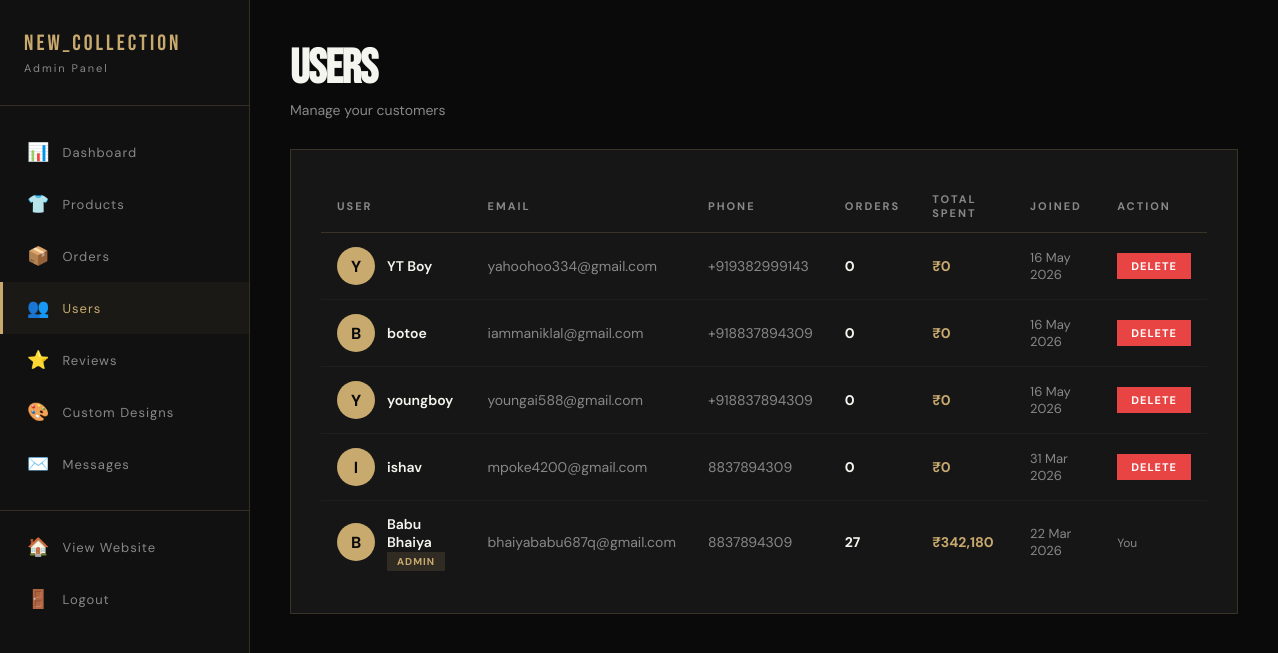
Screenshot of /admin/users.php (signed in) with the database file from the repository.
### tables this page shows
CREATE TABLE `users` (
  `id` int(11) NOT NULL,
  `name` varchar(100) NOT NULL,
  `email` varchar(100) NOT NULL,
  `password` varchar(255) NOT NULL,
  `otp` varchar(6) DEFAULT NULL,
  `is_verified` tinyint(1) NOT NULL DEFAULT 0,
  `phone` varchar(20) DEFAULT NULL,
  `address` text DEFAULT NULL,
  `is_admin` tinyint(4) DEFAULT 0,
  `created_at` timestamp NOT NULL DEFAULT current_timestamp()
);

### admin/users.php (the view, shortened to what this page needs)
<?php
require_once '../php/config.php';
$users = mysqli_query($conn, "SELECT u.*, COUNT(o.id) as total_orders, SUM(o.total_amount) as total_spent FROM users u LEFT JOIN orders o ON u.id=o.user_id GROUP BY u.id ORDER BY u.created_at DESC");
?>
<!DOCTYPE html>
<html lang="en">
<head>
</head>
<body>
    <aside class="sidebar">
        <div class="sidebar-logo">NEW_COLLECTION<span>Admin Panel</span></div>
        <ul class="sidebar-menu">
            <li><a href="index.php"><span>📊</span> Dashboard</a></li>
            <li><a href="products.php"><span>👕</span> Products</a></li>
            <li><a href="orders.php"><span>📦</span> Orders</a></li>
            <li><a href="users.php" class="active"><span>👥</span> Users</a></li>
            <li><a href="reviews.php"><span>⭐</span> Reviews</a></li>
            <li><a href="custom_designs.php"><span>🎨</span> Custom Designs</a></li>
            <li><a href="messages.php"><span>✉️</span> Messages</a></li>
            <li style="margin-top:20px;border-top:1px solid var(--border);padding-top:10px;">
                <a href="../index.php"><span>🏠</span> View Website</a>
            </li>
            <li><a href="../php/logout.php"><span>🚪</span> Logout</a></li>
        </ul>
    </aside>
    <main class="main-content">
        <div class="page-header">
            <h1>USERS</h1>
            <p style="color:var(--muted);font-size:14px;margin-top:4px;">Manage your customers</p>
        </div>
        <div class="section-card">
            <table>
                <thead>
                    <tr>
                        <th>User</th>
                        <th>Email</th>
                        <th>Phone</th>
                        <th>Orders</th>
                        <th>Total Spent</th>
                        <th>Joined</th>
                        <th>Action</th>
                    </tr>
                </thead>
                <tbody>
                    <?php while($user = mysqli_fetch_assoc($users)): ?>
                    <tr>
                        <td>
                            <div style="display:flex;align-items:center;gap:12px;">
                                <div class="user-avatar"><?php echo strtoupper(substr($user['name'], 0, 1)); ?></div>
                                <div>
                                    <div style="font-weight:600;"><?php echo $user['name']; ?></div>
                                    <?php if($user['is_admin']): ?>
                                        <span class="admin-badge">ADMIN</span>
                                    <?php endif; ?>
                                </div>
                            </div>
                        </td>
                        <td style="color:var(--muted);"><?php echo $user['email']; ?></td>
                        <td style="color:var(--muted);"><?php echo $user['phone'] ?? '—'; ?></td>
                        <td><strong><?php echo $user['total_orders']; ?></strong></td>
                        <td><strong style="color:var(--gold);">₹<?php echo number_format($user['total_spent'] ?? 0, 0); ?></strong></td>
                        <td style="color:var(--muted);font-size:13px;"><?php echo date('d M Y', strtotime($user['created_at'])); ?></td>
                        <td>
                            <?php if($user['id'] != $_SESSION['user_id']): ?>
                                <a href="users.php?delete=<?php echo $user['id']; ?>"
                                   onclick="return confirm('User delete karo?')">
                                    <button class="btn-red">Delete</button>
                                </a>
                            <?php else: ?>
                                <span style="color:var(--muted);font-size:12px;">You</span>
                            <?php endif; ?>
                        </td>
                    </tr>
                    <?php endwhile; ?>
                </tbody>
            </table>
        </div>
    </main>
</body>
</html>

### admin/users.php (style rules this page uses)
* { margin:0; padding:0; box-sizing:border-box; }
:root { --black: #0a0a0a; --dark: #111111; --card: #161616; --gold: #c8a96e; --white: #f5f5f0; --muted: #888888; --red: #e84444; --green: #44e884; --border: rgba(200,169,110,0.2); }
body { background: var(--black); color: var(--white); font-family: 'DM Sans', sans-serif; display: flex; min-height: 100vh; }
.sidebar { width: 250px; background: var(--dark); border-right: 1px solid var(--border); padding: 30px 0; position: fixed; height: 100vh; overflow-y: auto; }
.sidebar-logo { font-family: 'Bebas Neue', sans-serif; font-size: 22px; letter-spacing: 3px; color: var(--gold); padding: 0 24px 30px; border-bottom: 1px solid var(--border); margin-bottom: 20px; }
.sidebar-logo span { display: block; font-family: 'DM Sans', sans-serif; font-size: 11px; letter-spacing: 2px; color: var(--muted); margin-top: 4px; }
.sidebar-menu { list-style: none; }
.sidebar-menu li a { display: flex; align-items: center; gap: 12px; padding: 14px 24px; color: var(--muted); font-size: 13px; letter-spacing: 1px; text-decoration: none; transition: all 0.3s; border-left: 3px solid transparent; }
.sidebar-menu li a:hover, .sidebar-menu li a.active { color: var(--gold); background: rgba(200,169,110,0.05); border-left-color: var(--gold); }
.sidebar-menu li a span { font-size: 18px; }
.sidebar { -ms-overflow-style: none; scrollbar-width: none; }
.main-content { margin-left: 250px; flex: 1; padding: 40px; }
.page-header { margin-bottom: 30px; }
.page-header h1 { font-family: 'Bebas Neue', sans-serif; font-size: 48px; letter-spacing: -1px; }
.section-card { background: var(--card); border: 1px solid var(--border); padding: 30px; }
table { width: 100%; border-collapse: collapse; }
th { font-size: 11px; letter-spacing: 2px; text-transform: uppercase; color: var(--muted); padding: 12px 16px; text-align: left; border-bottom: 1px solid var(--border); }
td { padding: 14px 16px; font-size: 14px; border-bottom: 1px solid rgba(255,255,255,0.04); vertical-align: middle; }
tr:last-child td { border-bottom: none; }
.user-avatar { width: 38px; height: 38px; background: var(--gold); color: var(--black); border-radius: 50%; display: flex; align-items: center; justify-content: center; font-weight: 700; font-size: 16px; flex-shrink: 0; }
.admin-badge { background: rgba(200,169,110,0.15); color: var(--gold); padding: 3px 10px; font-size: 10px; font-weight: 700; letter-spacing: 1px; }
.btn-red { background: var(--red); color: white; border: none; padding: 6px 14px; font-family: 'DM Sans', sans-serif; font-size: 11px; font-weight: 700; letter-spacing: 1px; text-transform: uppercase; cursor: pointer; }
a { text-decoration: none; color: inherit; }

### rows the page displays
users: name "Y", name "YT Boy", email "yahoohoo334@gmail.com", phone "+919382999143", total_orders "0", total_spent "0", created_at "16 May 2026"
users: name "B", name "botoe", email "iammaniklal@gmail.com", phone "+918837894309", total_orders "0", total_spent "0", created_at "16 May 2026"
users: name "Y", name "youngboy", email "youngai588@gmail.com", phone "+918837894309", total_orders "0", total_spent "0", created_at "16 May 2026"
users: name "I", name "ishav", email "mpoke4200@gmail.com", phone "8837894309", total_orders "0", total_spent "0", created_at "31 Mar 2026"
users: name "B", name "Babu Bhaiya", is_admin "ADMIN", email "bhaiyababu687q@gmail.com", phone "8837894309", total_orders "27", total_spent "342,180", created_at "22 Mar 2026", shows "You"
